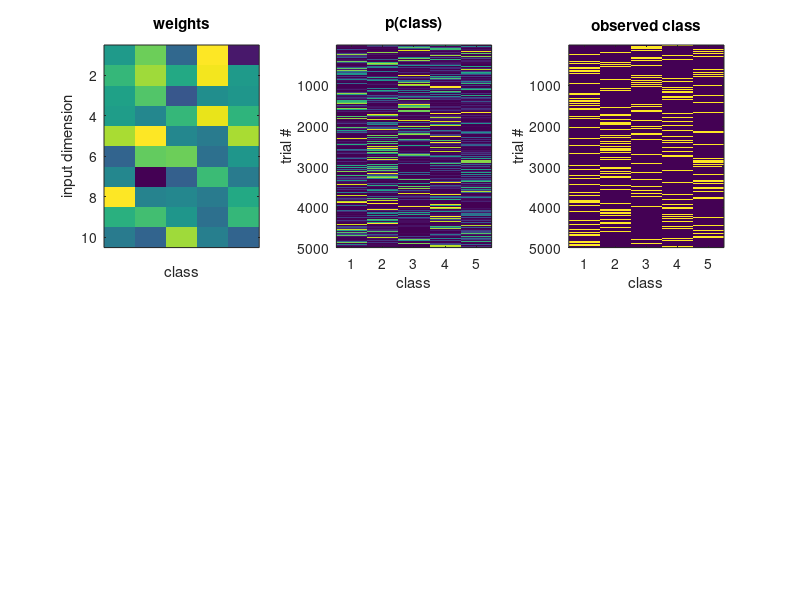

The MATLAB source for this figure: (Note: this script raises an error after producing the figure.)
% demo_multinomLogisticRegress.m
%
% Multinomial logistic regression observations (multinomial GLM) with GP
% prior over rows of weight matrix

% if contains(pwd,'/demos')
%     cd ..; setpaths; % move up a directory and call setpaths
% end

% --- Set weights for multinomial LR model  --------

% set up weights
nX = 10; % number of input dimensions 
nClass = 5; % number of output classes
nSamp = 5e3;

% Sample weights from a Gaussian
wTrue = randn(nX,nClass);

% -- Make inputs and generate class label data -----
xinput = 1*(randn(nSamp,nX)); % inputs by time
xproj = xinput*wTrue; % output of linear weights

% Compute probability of each class
pclass = exp(xproj)./sum(exp(xproj),2);

% Sample outcomes y from multinomial
pcum = cumsum(pclass,2); % cumulative probability
rvals = rand(nSamp,1); % random variables
yout = (rvals<pcum) & (rvals >=[zeros(nSamp,1),pcum(:,1:nClass-1)]);
yout2 = sparse(yout);

%  --------- Make plots --------
xtck = 0:25:100;
subplot(231);
imagesc(1:nClass, 1:nX, wTrue);
ylabel('input dimension'); xlabel('class');
title('weights');
set(gca,'xtick',xtck);

subplot(232); imagesc(pclass); 
title('p(class)'); ylabel('trial #'); 
xlabel('class');

subplot(233); imagesc(yout); 
title('observed class'); ylabel('trial #');
xlabel('class');

%% 2. Compute ML estimate of weights (no GP prior)

lfun = @(w)(neglogli_multinomGLM_reduced(w,xinput,yout)); % neglogli function handle
lfun2 = @(w)(neglogli_multinomGLM_reduced(w,xinput,yout2)); % neglogli function handle

% Set initial weights
w0 = randn(nX,nClass-1); 

% Check accuracy of Hessian and Gradient (if desired)
HessCheck(lfun,w0(:));

% Set optimization parameters and perform optimization
opts = optimoptions('fminunc','algorithm','trust-region','SpecifyObjectiveGradient',true,...
    'HessianFcn','objective','display','iter');

fprintf('\n-------------------------------------------------------------------------\n');
fprintf('Computing ML estimate of multinomial logistic regression model weights...\n');
fprintf('-------------------------------------------------------------------------\n');

tic;
wMLreduced = fminunc(lfun,w0(:),opts); % optimize negative log-posterior
toc;

%% 3. Reshape weights and compare to true weights
wML = [zeros(nX,1), reshape(wMLreduced,nX,nClass-1)]; % reshape into matrix

% normalize each column to have zero mean, just for plotting purposes
wTrueShifted = wTrue-wTrue(:,1);

%  --------- Make plots --------
xtck = 0:25:100;
subplot(231);
imagesc(1:nClass, 1:nX, wTrueShifted);
ylabel('input dimension'); xlabel('class');
title('true weights');
set(gca,'xtick',xtck);

subplot(234);
imagesc(1:nClass, 1:nX, wML);
title('inferred weights'); 


subplot(2,3,5:6);
plot(1:nX*nClass, wTrueShifted(:), 1:nX*nClass, wML(:));
legend('true', 'estim', 'location', 'northwest');
title('true and recovered weights')

% Report results:
R2 = 1-sum((wTrueShifted(:)-wML(:)).^2)/sum(wTrueShifted(:).^2);
fprintf('\nWeight recovery R^2: %0.3f\n',R2);

